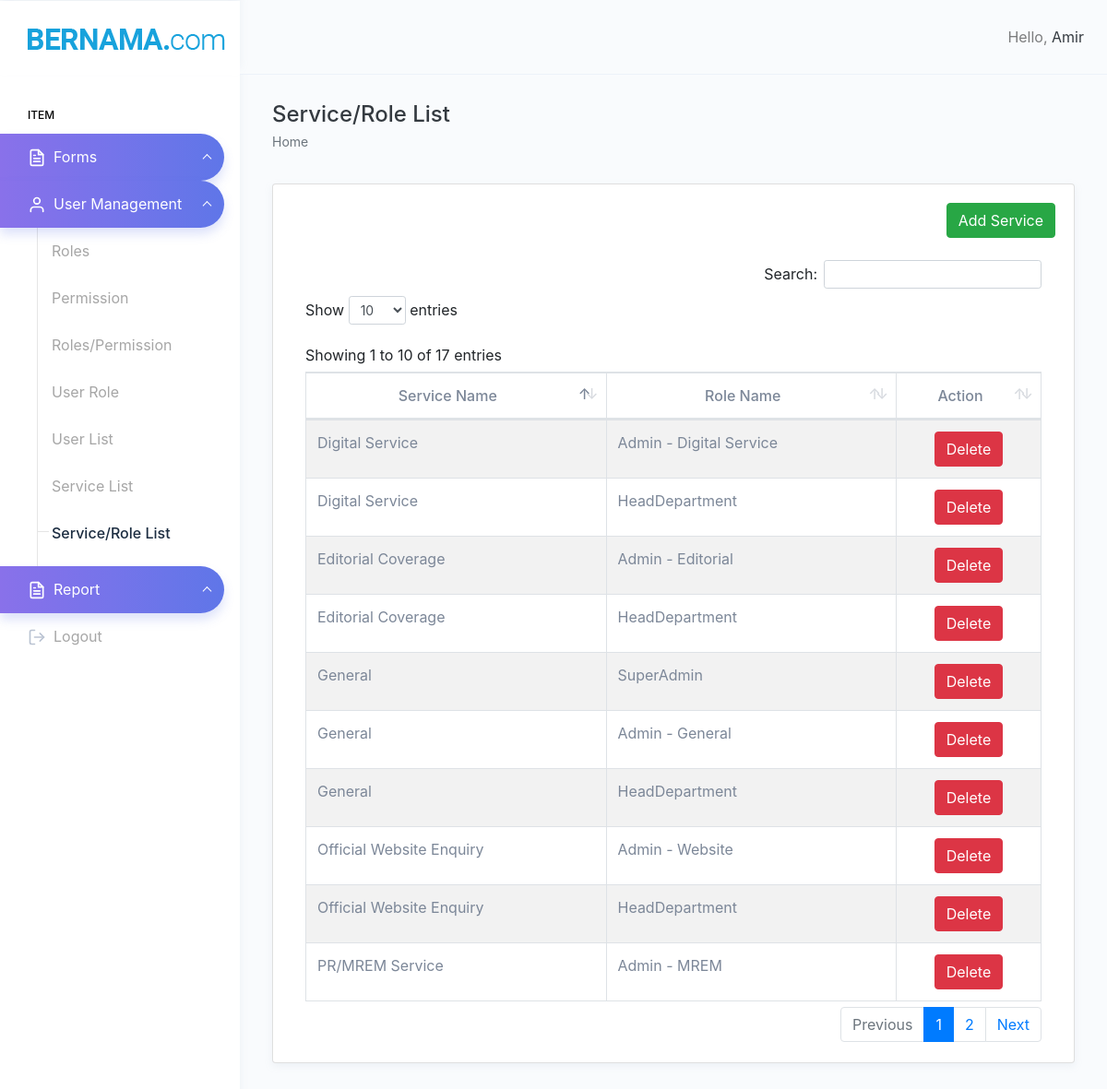
The page /service_role.php (signed in) on the database its author committed.
### tables this page shows
CREATE TABLE `service_role` (
  `id` int(11) NOT NULL,
  `Service_ID` int(11) DEFAULT NULL,
  `role_id` int(11) DEFAULT NULL
);

CREATE TABLE `service` (
  `Service_ID` int(50) NOT NULL,
  `Description` varchar(1000) NOT NULL,
  `Add_By` varchar(100) NOT NULL,
  `Timestamp` timestamp NOT NULL DEFAULT current_timestamp() ON UPDATE current_timestamp()
);

CREATE TABLE `roles` (
  `id` int(11) NOT NULL,
  `name` varchar(255) DEFAULT NULL,
  `description` varchar(255) DEFAULT NULL
);

### service_role.php (the view, shortened to what this page needs)
<!DOCTYPE html>
<html dir="ltr" lang="en">
<?php
$connection = new mysqli("localhost", "root", "", "aduan");
$query = "SELECT service_role.Service_ID, service_role.role_id, roles.name, service.Description FROM service_role
INNER JOIN service ON service_role.Service_ID = service.Service_ID
INNER JOIN roles ON service_role.role_id = roles.id";
$result = mysqli_query($connection, $query);
?>
<head>
    <link href="assets/extra-libs/datatables.net-bs4/css/dataTables.bootstrap4.css" rel="stylesheet">
    <link href="dist/css/style.min.css" rel="stylesheet">
    <link rel="stylesheet" href="https://cdn.jsdelivr.net/npm/bootstrap@4.0.0/dist/css/bootstrap.min.css"
>
</head>
<body>
    <?php
    include_once('header.php');
    ?>
    <div class="page-wrapper">
        <div class="page-breadcrumb">
            <div class="row">
                <div class="col-7 align-self-center">
                    <h4 class="page-title text-truncate text-dark font-weight-medium mb-1">Service/Role List</h4>
                    <div class="d-flex align-items-center">
                        <nav aria-label="breadcrumb">
                            <ol class="breadcrumb m-0 p-0">
                                <li class="breadcrumb-item"><a href="display_data.php" class="text-muted">Home</a></li>
                            </ol>
                        </nav>
                    </div>
                </div>
            </div>
        </div>
        <div class="container-fluid">
            <div class="row">
                <div class="col-12">
                    <div class="card">
                        <div class="card-body">
                            <div class="row">
                                <div class="col-md-12" style="text-align: right;">
                                    <a class='btn btn-success' onclick='modDisp("service_assign");' style='color:white'>Add
                                        Service</a>
                                </div>
                            </div>
                            <br>
                            <div class="table-responsive">
                                <table id="example" class="table table-striped table-bordered" cellspacing="0"
                                    width="100%">
                                    <thead>
                                        <tr style="text-align:center">
                                            <th>Service Name</th>
                                            <th>Role Name</th>
                                            <th>Action</th>
                                        </tr>
                                    </thead>
                                    <tbody>
                                        <?php
                                        if ($result) {
                                            while ($row = mysqli_fetch_assoc($result)) {
                                                echo "<tr>";
                                                echo "<td>" . $row['Description'] . "</td>";
                                                echo "<td>" . $row['name'] . "</td>";
                                                echo "<td><center>
                                                    <a class='btn btn-danger' href='service_role.php?del=" . $row['Service_ID'] . "'>Delete</a>";
                                                echo "</center></tr>";
                                            }
                                        }
                                        ?>
                                    </tbody>
                                </table>
                            </div>
                        </div>
                    </div>
                </div>
            </div>
        </div>
    </div>
    </div>
</body>
</html>

### rows shown on the page
service_role: Service_ID.Description "General", role.name "SuperAdmin"
service_role: Service_ID.Description "Official Website Enquiry", role.name "Admin - Website"
service_role: Service_ID.Description "PR/MREM Service", role.name "Admin - MREM"
service_role: Service_ID.Description "General", role.name "Admin - General"
service_role: Service_ID.Description "Editorial Coverage", role.name "Admin - Editorial"
service_role: Service_ID.Description "Digital Service", role.name "Admin - Digital Service"
service_role: Service_ID.Description "General", role.name "HeadDepartment"
service_role: Service_ID.Description "Digital Service", role.name "HeadDepartment"
service_role: Service_ID.Description "Editorial Coverage", role.name "HeadDepartment"
service_role: Service_ID.Description "Official Website Enquiry", role.name "HeadDepartment"

### other values the page prints
$_SESSION['sessionname'] "Amir"
